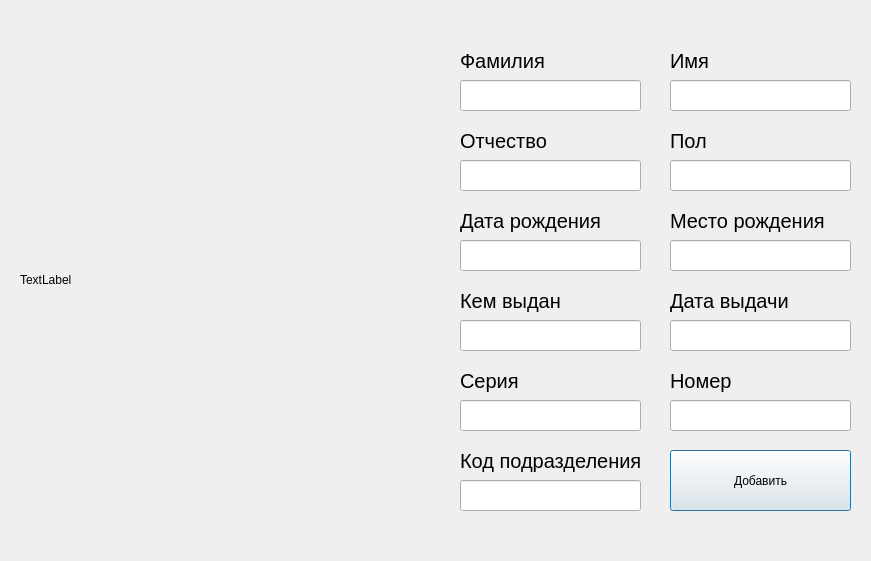
<?xml version="1.0" encoding="UTF-8"?>
<ui version="4.0">
 <class>Dialog</class>
 <widget class="QDialog" name="Dialog">
  <property name="geometry">
   <rect>
    <x>0</x>
    <y>0</y>
    <width>871</width>
    <height>561</height>
   </rect>
  </property>
  <property name="windowTitle">
   <string>Добавить по фото</string>
  </property>
  <widget class="QLabel" name="label_image">
   <property name="geometry">
    <rect>
     <x>20</x>
     <y>20</y>
     <width>410</width>
     <height>520</height>
    </rect>
   </property>
   <property name="text">
    <string>TextLabel</string>
   </property>
  </widget>
  <widget class="QLabel" name="label_patronymic">
   <property name="geometry">
    <rect>
     <x>460</x>
     <y>120</y>
     <width>161</width>
     <height>41</height>
    </rect>
   </property>
   <property name="font">
    <font>
     <family>MS Shell Dlg 2</family>
     <pointsize>15</pointsize>
    </font>
   </property>
   <property name="text">
    <string>Отчество</string>
   </property>
  </widget>
  <widget class="QLineEdit" name="issue_place">
   <property name="geometry">
    <rect>
     <x>460</x>
     <y>320</y>
     <width>181</width>
     <height>31</height>
    </rect>
   </property>
  </widget>
  <widget class="QLabel" name="label_birth_place">
   <property name="geometry">
    <rect>
     <x>670</x>
     <y>200</y>
     <width>161</width>
     <height>41</height>
    </rect>
   </property>
   <property name="font">
    <font>
     <family>MS Shell Dlg 2</family>
     <pointsize>15</pointsize>
    </font>
   </property>
   <property name="text">
    <string>Место рождения</string>
   </property>
  </widget>
  <widget class="QLineEdit" name="birth_date">
   <property name="geometry">
    <rect>
     <x>460</x>
     <y>240</y>
     <width>181</width>
     <height>31</height>
    </rect>
   </property>
  </widget>
  <widget class="QLineEdit" name="series">
   <property name="geometry">
    <rect>
     <x>460</x>
     <y>400</y>
     <width>181</width>
     <height>31</height>
    </rect>
   </property>
  </widget>
  <widget class="QLabel" name="label_birth_date">
   <property name="geometry">
    <rect>
     <x>460</x>
     <y>200</y>
     <width>151</width>
     <height>41</height>
    </rect>
   </property>
   <property name="font">
    <font>
     <family>MS Shell Dlg 2</family>
     <pointsize>15</pointsize>
    </font>
   </property>
   <property name="text">
    <string>Дата рождения</string>
   </property>
  </widget>
  <widget class="QLabel" name="label_issue_place">
   <property name="geometry">
    <rect>
     <x>460</x>
     <y>280</y>
     <width>121</width>
     <height>41</height>
    </rect>
   </property>
   <property name="font">
    <font>
     <family>MS Shell Dlg 2</family>
     <pointsize>15</pointsize>
    </font>
   </property>
   <property name="text">
    <string>Кем выдан</string>
   </property>
  </widget>
  <widget class="QLabel" name="label_number">
   <property name="geometry">
    <rect>
     <x>670</x>
     <y>360</y>
     <width>121</width>
     <height>41</height>
    </rect>
   </property>
   <property name="font">
    <font>
     <family>MS Shell Dlg 2</family>
     <pointsize>15</pointsize>
    </font>
   </property>
   <property name="text">
    <string>Номер</string>
   </property>
  </widget>
  <widget class="QLineEdit" name="issue_date">
   <property name="geometry">
    <rect>
     <x>670</x>
     <y>320</y>
     <width>181</width>
     <height>31</height>
    </rect>
   </property>
  </widget>
  <widget class="QLabel" name="label_name">
   <property name="geometry">
    <rect>
     <x>670</x>
     <y>40</y>
     <width>161</width>
     <height>41</height>
    </rect>
   </property>
   <property name="font">
    <font>
     <family>MS Shell Dlg 2</family>
     <pointsize>15</pointsize>
    </font>
   </property>
   <property name="text">
    <string>Имя</string>
   </property>
  </widget>
  <widget class="QLineEdit" name="name">
   <property name="geometry">
    <rect>
     <x>670</x>
     <y>80</y>
     <width>181</width>
     <height>31</height>
    </rect>
   </property>
  </widget>
  <widget class="QPushButton" name="button_add">
   <property name="geometry">
    <rect>
     <x>670</x>
     <y>450</y>
     <width>181</width>
     <height>61</height>
    </rect>
   </property>
   <property name="text">
    <string>Добавить</string>
   </property>
  </widget>
  <widget class="QLabel" name="label_code">
   <property name="geometry">
    <rect>
     <x>460</x>
     <y>440</y>
     <width>191</width>
     <height>41</height>
    </rect>
   </property>
   <property name="font">
    <font>
     <family>MS Shell Dlg 2</family>
     <pointsize>15</pointsize>
    </font>
   </property>
   <property name="text">
    <string>Код подразделения</string>
   </property>
  </widget>
  <widget class="QLineEdit" name="birth_place">
   <property name="geometry">
    <rect>
     <x>670</x>
     <y>240</y>
     <width>181</width>
     <height>31</height>
    </rect>
   </property>
  </widget>
  <widget class="QLineEdit" name="gender">
   <property name="geometry">
    <rect>
     <x>670</x>
     <y>160</y>
     <width>181</width>
     <height>31</height>
    </rect>
   </property>
  </widget>
  <widget class="QLabel" name="label_series">
   <property name="geometry">
    <rect>
     <x>460</x>
     <y>360</y>
     <width>121</width>
     <height>41</height>
    </rect>
   </property>
   <property name="font">
    <font>
     <family>MS Shell Dlg 2</family>
     <pointsize>15</pointsize>
    </font>
   </property>
   <property name="text">
    <string>Серия</string>
   </property>
  </widget>
  <widget class="QLineEdit" name="code">
   <property name="geometry">
    <rect>
     <x>460</x>
     <y>480</y>
     <width>181</width>
     <height>31</height>
    </rect>
   </property>
  </widget>
  <widget class="QLineEdit" name="surname">
   <property name="geometry">
    <rect>
     <x>460</x>
     <y>80</y>
     <width>181</width>
     <height>31</height>
    </rect>
   </property>
  </widget>
  <widget class="QLineEdit" name="patronymic">
   <property name="geometry">
    <rect>
     <x>460</x>
     <y>160</y>
     <width>181</width>
     <height>31</height>
    </rect>
   </property>
  </widget>
  <widget class="QLabel" name="label_surname">
   <property name="geometry">
    <rect>
     <x>460</x>
     <y>40</y>
     <width>161</width>
     <height>41</height>
    </rect>
   </property>
   <property name="font">
    <font>
     <family>MS Shell Dlg 2</family>
     <pointsize>15</pointsize>
    </font>
   </property>
   <property name="text">
    <string>Фамилия</string>
   </property>
  </widget>
  <widget class="QLabel" name="label_gender">
   <property name="geometry">
    <rect>
     <x>670</x>
     <y>120</y>
     <width>161</width>
     <height>41</height>
    </rect>
   </property>
   <property name="font">
    <font>
     <family>MS Shell Dlg 2</family>
     <pointsize>15</pointsize>
    </font>
   </property>
   <property name="text">
    <string>Пол</string>
   </property>
  </widget>
  <widget class="QLabel" name="label_issue_date">
   <property name="geometry">
    <rect>
     <x>670</x>
     <y>280</y>
     <width>131</width>
     <height>41</height>
    </rect>
   </property>
   <property name="font">
    <font>
     <family>MS Shell Dlg 2</family>
     <pointsize>15</pointsize>
    </font>
   </property>
   <property name="text">
    <string>Дата выдачи</string>
   </property>
  </widget>
  <widget class="QLineEdit" name="number">
   <property name="geometry">
    <rect>
     <x>670</x>
     <y>400</y>
     <width>181</width>
     <height>31</height>
    </rect>
   </property>
  </widget>
 </widget>
 <resources/>
 <connections/>
</ui>
